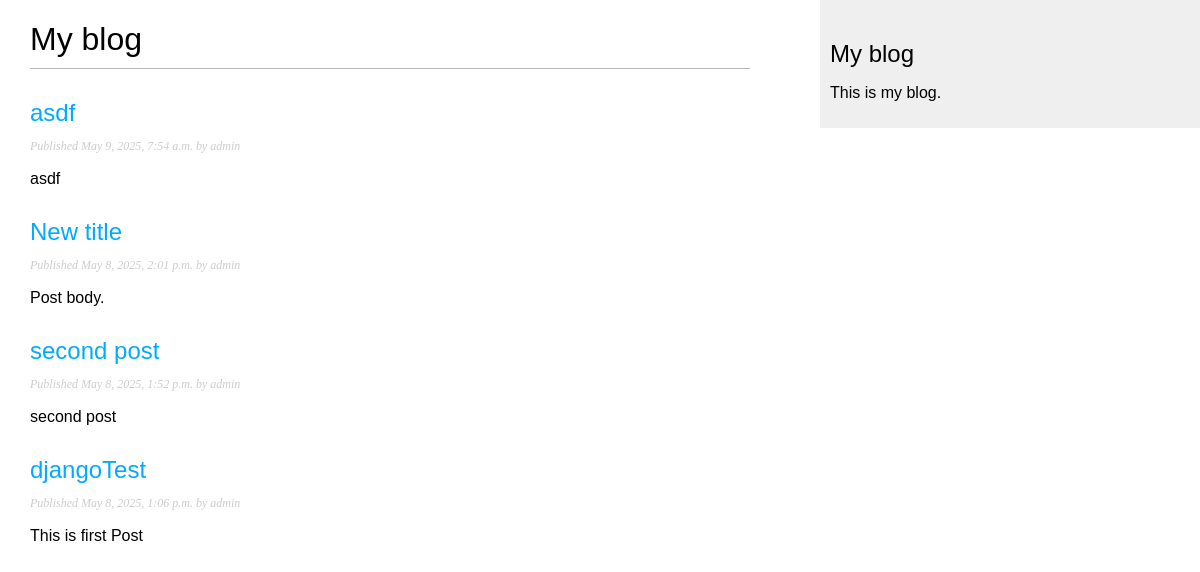
Screenshot of /blog/ with the database file from the repository.
### blog/models.py (models this page shows, shortened)
class Post(models.Model):
    class Status(models.TextChoices):
        DRAFT = 'DF', 'Draft'
        PUBLISHED = 'PB', 'Published'
    title = models.CharField(max_length = 250)
    slug = models.SlugField(max_length = 250, unique_for_date='publish')
    author = models.ForeignKey(User, on_delete = models.CASCADE, related_name = 'blog_posts')
    body = models.TextField()
    publish = models.DateTimeField(default = timezone.now)
    created = models.DateTimeField(auto_now_add = True)
    updated = models.DateTimeField(auto_now = True)
    status = models.CharField(max_length= 2, choices = Status.choices, default = Status.DRAFT)
    objects = models.Manager()
    published = PublishedManager()
    class Meta:
        ordering = ['-publish']
        indexes = [models.Index(fields=['-publish'])]
    def get_absolute_url(self):
        return reverse("blog:post_detail", args=[self.publish.year, self.publish.month, self.publish.day, self.slug])

### blog/views.py (the view)
# urls.py: path('', views.post_list, name='post_list'),
def post_list(request):
    posts = Post.published.all()
    return render(request, 'blog/post/list.html', {'posts': posts})

### blog/models.py (called while the page is built)
    def get_queryset(self):
        return super().get_queryset().filter(status = Post.Status.PUBLISHED)

### blog/templates/blog/post/list.html (shortened to what this page needs)
{% extends "blog/base.html" %}
{% block content %}
 <h1>My blog</h1>
  {% for post in posts %}
   <h2>
    <a href="{{post.get_absolute_url}}">{{post.title}}</a>
   </h2>
   <p class="date">Published {{post.publish}} by {{post.author}}</p>
   {{post.body|truncatewords:30|linebreaks}}
  {% endfor %}
{% endblock %}

### blog/templates/blog/base.html (shortened to what this page needs)
{% load static %} <!DOCTYPE html>
<html>
  <head>
    <link href="{% static 'css/blog.css' %}" rel="stylesheet" />
  </head>
  <body>
    <div id="content">{% block content %} {% endblock %}</div>
    <div id="sidebar">
      <h2>My blog</h2>
      <p>This is my blog.</p>
    </div>
  </body>
</html>

### blog/static/css/blog.css (style rules this page uses)
body { margin:0; padding:0; font-family:helvetica, sans-serif; }
a { color:#00abff; text-decoration:none; }
h1 { font-weight:normal; border-bottom:1px solid #bbb; padding:0 0 10px 0; }
h2 { font-weight:normal; margin:30px 0 0; }
#content { float:left; width:60%; padding:0 0 0 30px; }
#sidebar { float:right; width:30%; padding:10px; background:#efefef; height:100%; }
p.date { color:#ccc; font-family: georgia, serif; font-size: 12px; font-style: italic; }

### rows the page displays
Post: title "asdf", publish "May 9, 2025, 7:54 a.m.", author "admin", body "asdf"
Post: title "New title", publish "May 8, 2025, 2:01 p.m.", author "admin", body "Post body."
Post: title "second post", publish "May 8, 2025, 1:52 p.m.", author "admin", body "second post"
Post: title "djangoTest", publish "May 8, 2025, 1:06 p.m.", author "admin", body "This is first Post"
